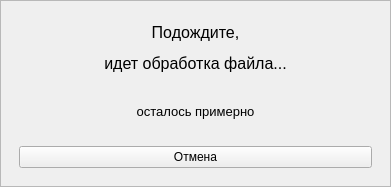
<?xml version="1.0" encoding="UTF-8"?>
<ui version="4.0">
 <class>Window</class>
 <widget class="QWidget" name="Window">
  <property name="geometry">
   <rect>
    <x>0</x>
    <y>0</y>
    <width>391</width>
    <height>187</height>
   </rect>
  </property>
  <property name="minimumSize">
   <size>
    <width>391</width>
    <height>187</height>
   </size>
  </property>
  <property name="maximumSize">
   <size>
    <width>391</width>
    <height>187</height>
   </size>
  </property>
  <property name="windowTitle">
   <string>Проверка Государственного номера</string>
  </property>
  <layout class="QVBoxLayout" name="verticalLayout">
   <property name="spacing">
    <number>6</number>
   </property>
   <property name="leftMargin">
    <number>0</number>
   </property>
   <property name="topMargin">
    <number>0</number>
   </property>
   <property name="rightMargin">
    <number>0</number>
   </property>
   <property name="bottomMargin">
    <number>0</number>
   </property>
   <item>
    <widget class="QFrame" name="frame">
     <property name="frameShape">
      <enum>QFrame::StyledPanel</enum>
     </property>
     <property name="frameShadow">
      <enum>QFrame::Raised</enum>
     </property>
     <layout class="QVBoxLayout" name="verticalLayout_2">
      <item>
       <widget class="QStackedWidget" name="stackedWidget">
        <property name="currentIndex">
         <number>1</number>
        </property>
        <widget class="QWidget" name="page_1">
         <layout class="QVBoxLayout" name="verticalLayout_3">
          <item>
           <widget class="QLabel" name="first_page_label">
            <property name="minimumSize">
             <size>
              <width>0</width>
              <height>120</height>
             </size>
            </property>
            <property name="maximumSize">
             <size>
              <width>16777215</width>
              <height>120</height>
             </size>
            </property>
            <property name="text">
             <string>&lt;html&gt;&lt;head/&gt;&lt;body&gt;&lt;p align=&quot;center&quot;&gt;&lt;span style=&quot; font-size:12pt;&quot;&gt;Для продолжения, &lt;/span&gt;&lt;/p&gt;&lt;p align=&quot;center&quot;&gt;&lt;span style=&quot; font-size:12pt;&quot;&gt;выберите файл формата .txt&lt;/span&gt;&lt;/p&gt;&lt;/body&gt;&lt;/html&gt;</string>
            </property>
           </widget>
          </item>
          <item alignment="Qt::AlignHCenter">
           <widget class="QPushButton" name="file_open_btn">
            <property name="minimumSize">
             <size>
              <width>100</width>
              <height>0</height>
             </size>
            </property>
            <property name="maximumSize">
             <size>
              <width>100</width>
              <height>16777215</height>
             </size>
            </property>
            <property name="text">
             <string>Открыть файл</string>
            </property>
           </widget>
          </item>
         </layout>
        </widget>
        <widget class="QWidget" name="page_2">
         <layout class="QVBoxLayout" name="verticalLayout_4">
          <item>
           <widget class="QLabel" name="secon_label">
            <property name="text">
             <string>&lt;html&gt;&lt;head/&gt;&lt;body&gt;&lt;p align=&quot;center&quot;&gt;&lt;span style=&quot; font-size:12pt;&quot;&gt;Подождите,&lt;/span&gt;&lt;/p&gt;&lt;p align=&quot;center&quot;&gt;&lt;span style=&quot; font-size:12pt;&quot;&gt;идет обработка файла...&lt;/span&gt;&lt;/p&gt;&lt;/body&gt;&lt;/html&gt;</string>
            </property>
           </widget>
          </item>
          <item>
           <widget class="QLabel" name="label">
            <property name="text">
             <string>&lt;html&gt;&lt;head/&gt;&lt;body&gt;&lt;p align=&quot;center&quot;&gt;&lt;span style=&quot; font-size:10pt;&quot;&gt;осталось примерно&lt;/span&gt;&lt;/p&gt;&lt;/body&gt;&lt;/html&gt;</string>
            </property>
           </widget>
          </item>
          <item>
           <widget class="QPushButton" name="cancel_btn">
            <property name="text">
             <string>Отмена</string>
            </property>
           </widget>
          </item>
         </layout>
        </widget>
       </widget>
      </item>
     </layout>
    </widget>
   </item>
  </layout>
 </widget>
 <resources/>
 <connections/>
</ui>
